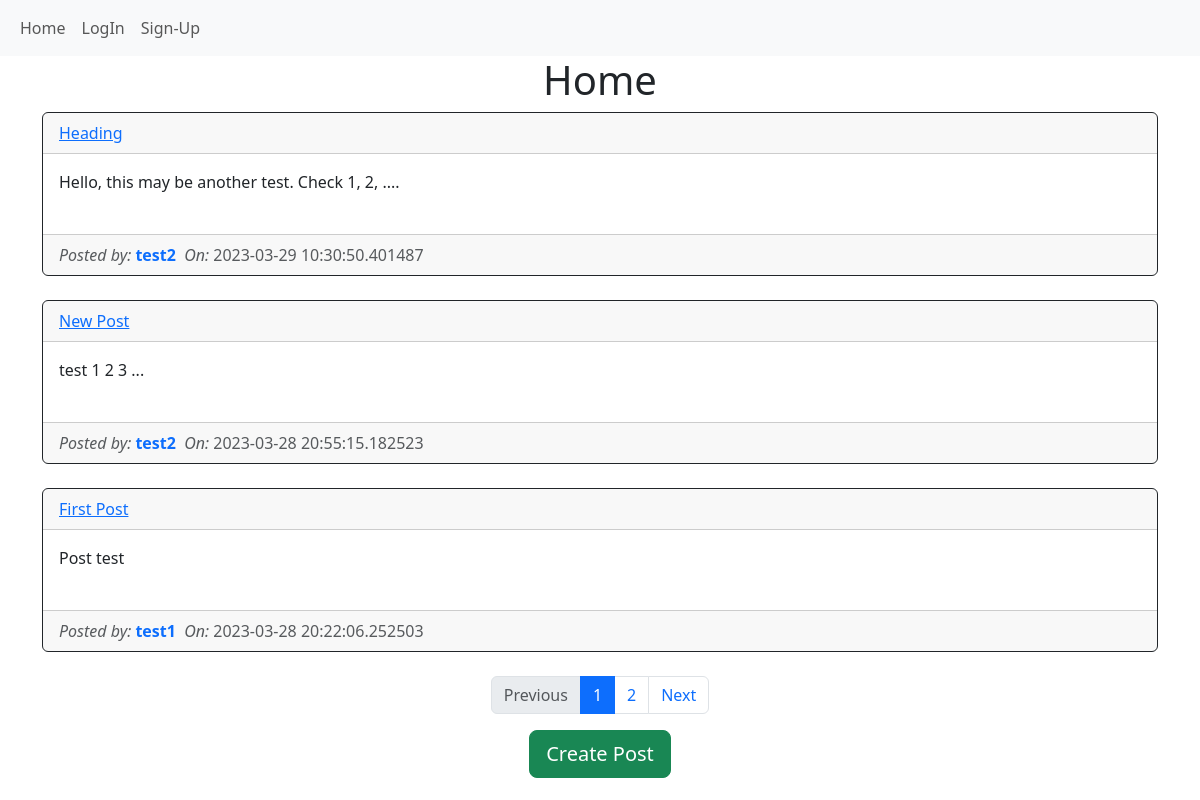
/home/, run on the app's committed database.
### SimpleBlog/models.py (models this page shows, shortened)
class Post(db.Model):
    id = db.Column(db.Integer, primary_key=True)
    title = db.Column(db.String(150))
    text = db.Column(db.Text, nullable=True)
    slug = db.Column(db.String(150), unique=True)
    date_created = db.Column(db.DateTime(
        timezone=True), default=datetime.now())
    author = db.Column(db.Integer, db.ForeignKey(
        'user.id', ondelete="CASCADE"), nullable=False)

class User(db.Model, UserMixin):
    id = db.Column(db.Integer, primary_key=True)
    username = db.Column(db.String(150), unique=True)
    email = db.Column(db.String(150), unique=True)
    password = db.Column(db.String(150))
    date_created = db.Column(db.DateTime(
        timezone=True), default=datetime.now())
    posts = db.relationship('Post', backref='user', passive_deletes=True)

### SimpleBlog/views.py (the view)
@views.route("/")
@views.route("/home/")
def home():
    posts = Post.query.order_by(Post.id.desc())
    post = Post.query.order_by(Post.date_created.desc())
    page = request.args.get('page')
    if page and page.isdigit():
        page = int(page)
    else:
        page = 1
    pages = post.paginate(page=page, per_page=3)
    return render_template("home.html", user=current_user, posts=posts, pages=pages)

### SimpleBlog/templates/home.html (shortened to what this page needs)
{% extends "index.html" %}
{% block content %}
{% block header %}
<h1 align="center">Home</h1>
{% endblock %}
<div id="posts">
    {% for post in pages.items %}
    <div class="card border-dark">
        <div class="card-header d-flex justify-content-between align-items-center">
            <a href="/post/{{post.slug}}"><span class="text-capitalize text-decoration-none">{{post.title}}</span></a>
        </div>
        <div class="card-body mb-4">
            <div class="card-text">
                {{post.text}}
            </div>
        </div>
        <div class="card-footer text-muted">
            <em>Posted by:&nbsp;</em><strong><a href="/user/{{post.user.username}}"
                    class="text-decoration-none">{{post.user.username}}</a></strong>&nbsp;
            <em>On:</em>&nbsp;{{post.date_created}}
        </div>
    </div>
    <br>
    {% endfor %}
</div>
<div class="justify-content-center">
    <nav aria-label="...">
        <ul class="pagination justify-content-center">
            <li class="page-item {% if not pages.has_prev %} disabled {% endif %}">
                <a class="page-link" href="./?page={{pages.prev_num}}">Previous</a>
            </li>
            {% for page in pages.iter_pages() %}
            <li class="page-item {% if page == pages.page %} active {% endif %}">
                <a class="page-link" href="./?page={{page}}">{{page}}</a>
            </li>
            {% endfor %}
            <li class="page-item {% if not pages.has_next %} disabled {% endif %}">
                <a class="page-link" href="./?page={{pages.next_num}}">Next</a>
            </li>
        </ul>
    </nav>
</div>
{% block footer %}
<div align="center">
    <a href="/createpost">
        <button type="button" class="btn btn-lg btn-success">Create Post</button>
    </a>
</div>
{% endblock %}
{% endblock %}

### SimpleBlog/templates/index.html (shortened to what this page needs)
<!DOCTYPE html>
<html lang="en">
<head>
    <link href="https://cdn.jsdelivr.net/npm/bootstrap@5.3.0-alpha2/dist/css/bootstrap.min.css" rel="stylesheet"
>
</head>
<body>
    <nav class="navbar navbar-expand-lg bg-body-tertiary">
        <div class="container-fluid">
            <div class="collapse navbar-collapse" id="navbar">
                <div class="navbar-nav">
                    <a href="/home" class="nav-item nav-link">Home</a>
                    {% if user.is_authenticated %}
                    <a href="/logout" class="nav-item nav-link danger">LogOut</a>
                    {% else %}
                    <a href="/login" class="nav-item nav-link">LogIn</a>
                    <a href="/register" class="nav-item nav-link">Sign-Up</a>
                    {% endif %}
                </div>
            </div>
        </div>
    </nav>
    <div class="container">
        {% block content %}
        {% endblock %}
    </div>
</body>
</html>

### data on the page
Post: title "Heading", text "Hello, this may be another test. Check 1, 2, ....", user.username "test2", date_created "2023-03-29 10:30:50.401487"
Post: title "New Post", text "test 1 2 3 ...", user.username "test2", date_created "2023-03-28 20:55:15.182523"
Post: title "First Post", text "Post test", user.username "test1", date_created "2023-03-28 20:22:06.252503"

### other printed values
{{ page }} "1" "2"
